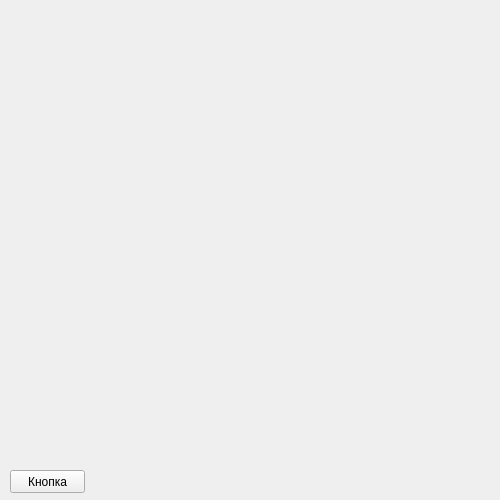
<?xml version="1.0" encoding="UTF-8"?>
<ui version="4.0">
 <class>MainWindow</class>
 <widget class="QMainWindow" name="MainWindow">
  <property name="geometry">
   <rect>
    <x>0</x>
    <y>0</y>
    <width>500</width>
    <height>500</height>
   </rect>
  </property>
  <property name="windowTitle">
   <string>MainWindow</string>
  </property>
  <widget class="QWidget" name="centralwidget">
   <widget class="QPushButton" name="pushButton">
    <property name="geometry">
     <rect>
      <x>10</x>
      <y>470</y>
      <width>75</width>
      <height>23</height>
     </rect>
    </property>
    <property name="text">
     <string>Кнопка</string>
    </property>
   </widget>
  </widget>
 </widget>
 <resources/>
 <connections/>
</ui>
